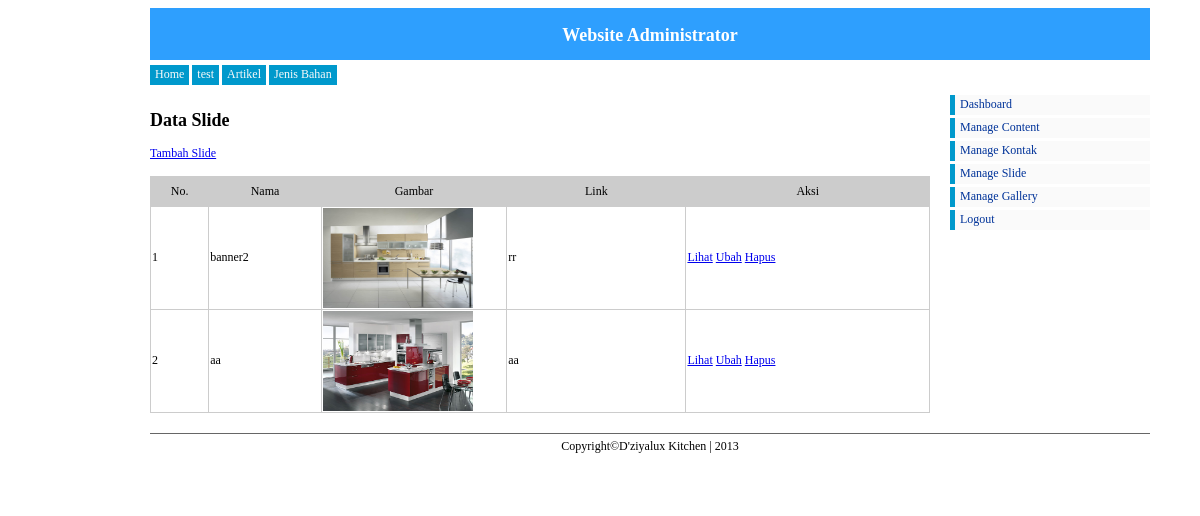
Page /admin/jq.php?pg=slide/data_slide (signed in) on the committed database.
### tables this page shows
CREATE TABLE IF NOT EXISTS `content` (
  `ID_CONTENT` int(11) NOT NULL AUTO_INCREMENT,
  `NAMA_CONTENT` varchar(100) NOT NULL,
  `ISI_CONTENT` text NOT NULL,
  `GAMBAR` varchar(50) NOT NULL,
  `IS_AKTIF` int(2) NOT NULL,
  `TANGGAL` date NOT NULL,
  PRIMARY KEY (`ID_CONTENT`)
);

CREATE TABLE IF NOT EXISTS `slide_show` (
  `ID_SLIDE` int(11) NOT NULL AUTO_INCREMENT,
  `JUDUL` varchar(100) NOT NULL,
  `GAMBAR` varchar(50) NOT NULL,
  `LINK` varchar(50) NOT NULL,
  PRIMARY KEY (`ID_SLIDE`)
);

### admin/jq.php (the view, shortened to what this page needs)
<!DOCTYPE html PUBLIC "-//W3C//DTD XHTML 1.0 Transitional//EN" "http://www.w3.org/TR/xhtml1/DTD/xhtml1-transitional.dtd">
<html xmlns="http://www.w3.org/1999/xhtml">
<head>
<link type="text/css" href="../css/admin.css" rel="stylesheet" />
<link type="text/css" href="../css/jquery-ui.min.css" rel="stylesheet" />
<link type="text/css" href="../css/jquery-ui.css" rel="stylesheet" />
<link type="text/css" href="../css/jquery.ui.theme.css" rel="stylesheet" />
</head>
<body>
<div id="container">
  <div id="header"><h2>Website Administrator</h2></div>
  <div id="menu">
      <ul>
          <li><a href="index.php">Home</a></li>
          <?php
		  $data = mysql_query("select a.ID_CONTENT, a.NAMA_CONTENT from content a where a.IS_AKTIF = 1");
		  while($menu = mysql_fetch_array($data)){
		  ?>
          <li><a href="?li=data_content&id=<?php echo $menu['ID_CONTENT'];?>"><?php echo $menu['NAMA_CONTENT'];?></a></li>
          <?php
		  }
		  ?>
      </ul>
  </div>
  <div id="content">
  <div id="sidebar">
      <ul>
          <li><a href="index.php">Dashboard</a></li>
          <li><a href="?pg=content/data_content">Manage Content</a></li>
          <li><a href="?pg=kontak/data_kontak">Manage Kontak</a></li>
          <li><a href="?pg=slide/data_slide">Manage Slide</a></li>
          <li><a href="?pg=gallery/data_gallery">Manage Gallery</a></li>
          <li><a href="../logout/logout.php">Logout</a></li>
      </ul>
  </div>
      <div id="c-isi">
        <?php
			if(isset($_GET['li'])){
				include"content/lihat_content.php";
			}elseif(isset($_GET['pg'])){
				include "$_GET[pg].php";
			}else{
				include"home.php";
			}
        ?>
       </div>
  </div>
  <div id="footer">Copyright&copy;D'ziyalux Kitchen | 2013</div>
</div>
</body>
</html>

### admin/slide/data_slide.php
<h2>Data Slide</h2>
<a href="?pg=slide/input_slide" class="klik">Tambah Slide</a><br /><br />
<table width="650" border="1">
  <tr id="jtabel">
    <td width="45">No.</td>
    <td width="90">Nama</td>
    <td width="150">Gambar</td>
    <td width="145">Link</td>
    <td width="198">Aksi</td>
  </tr>
  <?php
  $data = mysql_query("select * from slide_show");
  $no = 1;
  while($tampil = mysql_fetch_array($data)){
  ?>
  <tr>
    <td><?php echo $no++;?></td>
    <td><?php echo $tampil['JUDUL'];?></td>
    <td><img src="../images/slide/<?php echo $tampil['GAMBAR'];?>" width="150" height="100" /></td>
    <td><?php echo $tampil['LINK'];?></td>
    <td><a href="?pg=slide/lihat_slide&id=<?php echo $tampil['ID_SLIDE'];?>" class="klik">Lihat</a> <a href="?pg=slide/ubah_slide&id=<?php echo $tampil['ID_SLIDE'];?>" class="klik">Ubah</a> <a href="?pg=slide/hapus_slide&id=<?php echo $tampil['ID_SLIDE'];?>" class="klik" onclick="return confirm('Data Akan Dihapus?')">Hapus</a></td>
  </tr>
<?php } ?>
</table>

### css/admin.css (style rules this page uses)
body { font-size: 62.5%; font-family: "Trebuchet MS", "Arial", "Helvetica", "Verdana", "sans-serif"; }
table { font-size: 12px; width:780px; border:1px solid #CCC; border-collapse:collapse; }
#jtabel { height:30px; background-color:#CCC; text-align:center; }
#container { font-size:12px; font-family:Georgia, "Times New Roman", Times, serif; width:900px; margin:0 auto; }
#header { width:1000px; height:50px; background-color:#2E9FFE; text-align:center; padding:2px 0 0 0; color:#FFF; }
#menu { width:1000px; height:30px; margin:5px 0 0 0; }
#menu ul { margin:0; padding:0; }
#menu ul li { list-style:none; height:18px; background-color:#09C; padding:2px 0 0 0; float:left; margin:0 3px 0 0; }
#menu ul li a { text-decoration:none; color:#fafafa; height:10px; padding:0 5px 0 5px; }
#sidebar { width:200px; float:right; }
#sidebar ul { margin:0; padding:0; }
#sidebar ul li { list-style:none; height:18px; background-color:#fafafa; border-left:#09C 5px solid; padding:2px 0 0 0; margin:0 0 3px 0; }
#sidebar ul li a { text-decoration:none; color:#039; height:10px; padding:0 0 0 5px; }
#content { width:1000px; margin:0 0 20px 0; }
#c-isi { width:700px; float:left; }
#footer { width:1000px; height:50px; border-top:#666 1px solid; text-align:center; padding:5px 0 0 0; }

### rows in the picture
content: NAMA_CONTENT "test"
content: NAMA_CONTENT "Artikel"
content: NAMA_CONTENT "Jenis Bahan"
slide_show: JUDUL "banner2", GAMBAR (picture), LINK "rr"
slide_show: JUDUL "aa", GAMBAR (picture), LINK "aa"
